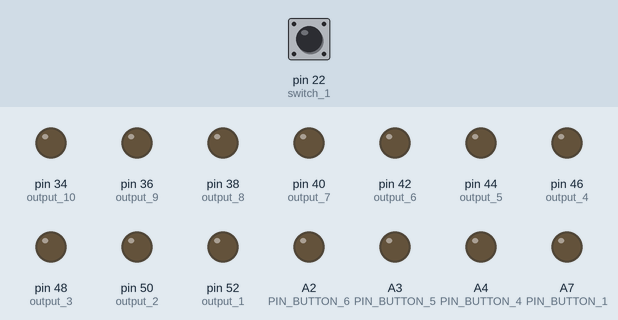
This sketch was run on a simulated Arduino Mega 2560, built with avr-gcc and run on an emulated ATmega2560. Parts: output pins drawn as LEDs (lit = HIGH). The inputs (shaded band) are chosen by the test bench; at power-on: pin 22 (switch_1) LOW.

Above: at 1.2 s.
1.3 s: pin 22 (switch_1) pulled HIGH for 0.15 s
At 2.5 s:
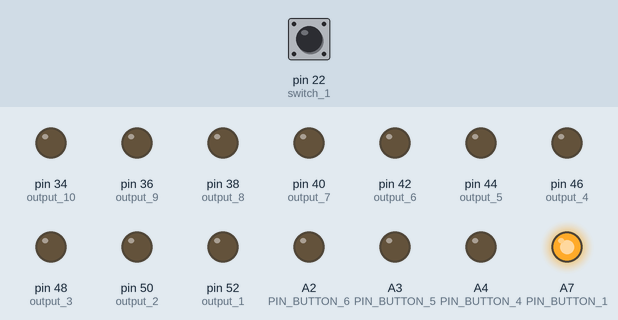
2.9 s: pin 22 (switch_1) pulled HIGH for 1 s
At 3.7 s:
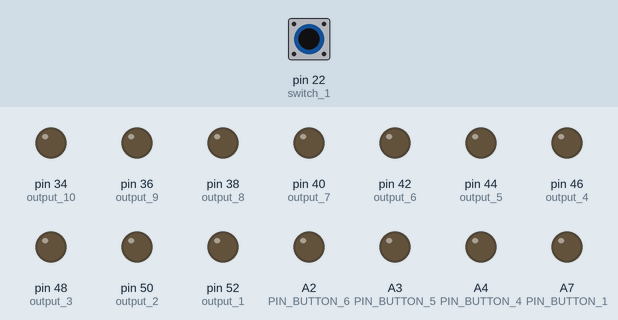
5.4 s: pin 22 (switch_1) pulled HIGH for 3.2 s
At 6.8 s:
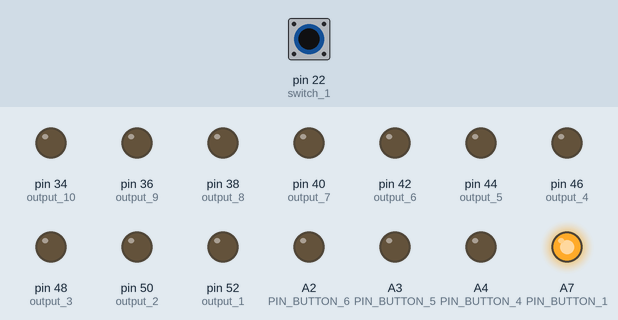
Timing chart, 0 to 8.4 s (numbered marks = the images above; inputs shaded):
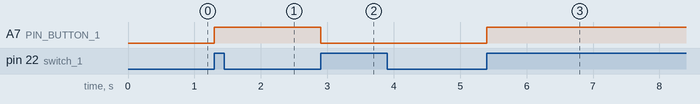

Measured:
- after the input at 1.3 s, A7 (PIN_BUTTON_1): LOW → HIGH at once
- after the input at 2.9 s, A7 (PIN_BUTTON_1): HIGH → LOW at once
- after the input at 5.4 s, A7 (PIN_BUTTON_1): LOW → HIGH at once

The sketch:

Remote_Controlled_LED_Control_System.ino
```cpp
#define REMOTEXY_MODE__ESP8266_HARDSERIAL

#include <RemoteXY.h>

// RemoteXY connection settings
#define REMOTEXY_SERIAL Serial3
#define REMOTEXY_SERIAL_SPEED 115200
#define REMOTEXY_WIFI_SSID "xxxxxxx"
#define REMOTEXY_WIFI_PASSWORD "xxxxxx"
#define REMOTEXY_SERVER_PORT 6377


int port1 =0;
int clicks = 0;
int clicks1 = 0;
int switchState = 0; // actual read value from pin4
int oldSwitchState = 0; // last read value from pin4
int lightsOn = 0;
int count1 = 1;
int count2 = 1;
int switchState1 = 0; // actual read value from pin4
int oldSwitchState1 = 0; // last read value from pin4
int switchState2 = 0;
int switchState3 = 0;
int switchState4 = 0;
int switchState5 = 0;
int switchState6 = 0;
int switchState7 = 0;
int switchState8 = 0;
int switchState9 = 0;
int switchState10 = 0;
int switchState11 = 0;
int switchState14 = 0;
int switchState15 = 0;
int oldSwitchState2 = 0; // last read value from pin4
int oldSwitchState3 = 0; // last read value from pin4
int oldSwitchState4 = 0; // last read value from pin4
int oldSwitchState5 = 0; // last read value from pin4
int oldSwitchState6 = 0; // last read value from pin4
int oldSwitchState7 = 0; // last read value from pin4
int oldSwitchState8 = 0; // last read value from pin4
int oldSwitchState9 = 0; // last read value from pin4
int oldSwitchState10 = 0; // last read value from pin4
int oldSwitchState11 = 0; // last read value from pin4
int oldSwitchState14 = 0;
int oldSwitchState15 = 0;
int lightsOn1 = 0;
int lightsOn2 = 0;
int lightsOn3 = 0;
int lightsOn4 = 0;
int lightsOn5 = 0;
int lightsOn14 = 0;
// RemoteXY configurate
#pragma pack(push, 1)
uint8_t RemoteXY_CONF[] =
  { 255,8,0,8,0,220,0,10,26,0,
  1,0,2,5,12,12,201,31,76,97,
  109,112,32,49,0,1,0,2,19,12,
  12,201,31,76,97,109,112,32,50,0,
  1,0,2,33,12,12,201,31,76,97,
  109,112,32,51,0,1,0,2,47,12,
  12,201,31,76,97,109,112,32,52,0,
  65,4,21,8,9,9,65,4,21,23,
  9,9,65,4,21,36,9,9,65,4,
  21,49,9,9,1,0,86,17,12,12,
  201,31,79,110,47,79,102,102,0,1,
  0,86,45,12,12,201,31,79,110,47,
  79,102,102,0,1,0,72,17,12,12,
  15,31,83,112,101,101,100,0,1,0,
  72,45,12,12,15,31,83,112,101,101,
  100,0,65,4,40,19,9,9,65,4,
  41,46,9,9,129,0,54,6,18,6,
  24,0,129,0,53,33,16,6,24,70,
  97,110,32,50,0,66,130,54,17,13,
  10,15,24,66,130,54,46,13,10,15,
  24,129,0,53,33,16,6,24,70,97,
  110,32,50,0,129,0,54,4,16,6,
  24,70,97,110,32,49,0 };


// this structure defines all the variables and events of your control interface
struct {

    // input variables
  uint8_t button_1; // =1 if button pressed, else =0
  uint8_t button_2; // =1 if button pressed, else =0
  uint8_t button_3; // =1 if button pressed, else =0
  uint8_t button_4; // =1 if button pressed, else =0
  uint8_t button_6; // =1 if button pressed, else =0
  uint8_t button_5; // =1 if button pressed, else =0
  uint8_t button_7; // =1 if button pressed, else =0
  uint8_t button_8; // =1 if button pressed, else =0
    // output variables
  uint8_t led_1_r; // =0..255 LED Red brightness
  uint8_t led_2_r; // =0..255 LED Red brightness
  uint8_t led_3_r; // =0..255 LED Red brightness
  uint8_t led_4_r; // =0..255 LED Red brightness
  uint8_t led_5_r; // =0..255 LED Red brightness
  uint8_t led_6_r; // =0..255 LED Red brightness
  int8_t level_1; // =0..100 level position
  int8_t level_2; // =0..100 level position
    // other variable
  uint8_t connect_flag;  // =1 if wire connected, else =0

} RemoteXY;
#pragma pack(pop)

/////////////////////////////////////////////
//           END RemoteXY include          //
/////////////////////////////////////////////

#define PIN_BUTTON_1 A7
#define PIN_BUTTON_2 A6
#define PIN_BUTTON_3 A5
#define PIN_BUTTON_4 A4
#define PIN_BUTTON_6 A2
#define PIN_BUTTON_5 A3

#define switch_1 22// D5 Pin of NodeMcu
#define switch_2 3 // D6 Pin of NodeMcu
#define switch_3 4
#define switch_4 5
#define switch_5 6
#define switch_6 7
#define press_1 8
#define press_2 9
#define output_1 52
#define output_2 50
#define output_3 48
#define output_4 46
#define output_5 44
#define output_6 42
#define output_7 40
#define output_8 38
#define output_9 36
#define output_10 34
void setup() {
  // put your setup code here, to run once:


  pinMode (PIN_BUTTON_1, OUTPUT);
  pinMode (PIN_BUTTON_2, OUTPUT);
  pinMode (PIN_BUTTON_3, OUTPUT);
  pinMode (PIN_BUTTON_4, OUTPUT);
  pinMode (PIN_BUTTON_6, OUTPUT);

  pinMode (PIN_BUTTON_5, OUTPUT);
  pinMode (output_1, OUTPUT);
  pinMode (output_2, OUTPUT);
  pinMode (output_3, OUTPUT);
  pinMode (output_4, OUTPUT);
  pinMode (output_5, OUTPUT);
  pinMode (output_6, OUTPUT);
  pinMode (output_7, OUTPUT);
  pinMode (output_8, OUTPUT);
 pinMode (output_9, OUTPUT);
  pinMode (output_10, OUTPUT);

  pinMode(switch_1, INPUT);
  pinMode(switch_2, INPUT);
  pinMode(switch_3, INPUT);
  pinMode(switch_4, INPUT);
  pinMode(switch_5, INPUT);
  pinMode(switch_6, INPUT);
  pinMode(press_1, INPUT);
  pinMode(press_2, INPUT);
  // TODO you setup code

}

void loop() {


 switchState = digitalRead(switch_1); // read the pushButton State
 if (switchState != oldSwitchState || switchState1 != oldSwitchState1 ) // catch change
 {
 oldSwitchState = switchState;
 oldSwitchState1 = switchState1;
 if (switchState == HIGH || switchState1 == HIGH )
 {
 // toggle
 lightsOn = !lightsOn;
 }
 }
 if(lightsOn )
 {
 digitalWrite(PIN_BUTTON_1, HIGH); // set the LED off

 } else {
 digitalWrite(PIN_BUTTON_1, LOW); // set the LED off

 }
}
```
